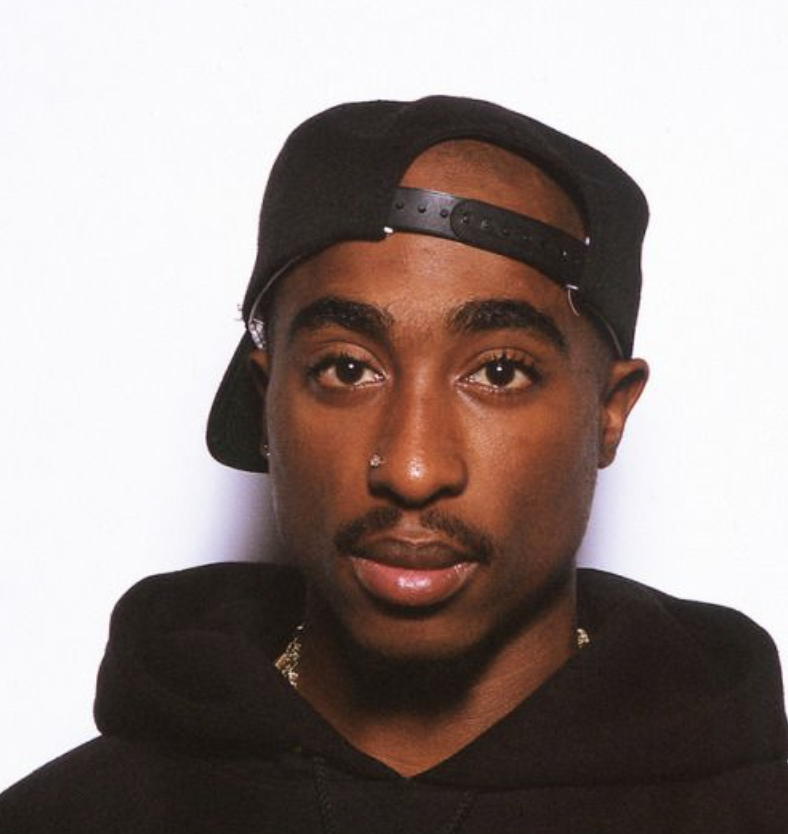
#> input picture artistsPictures/2Pac.png, 788 x 834 px, given in place of YoungThug.png, which was not available
$ python ArtistPictures.py   (older library calls are emulated)
#> lines starting #> are read from the running program, lines starting #| are printed output that depends on the picture; pictures that were not available may be replaced by others from this repository, and a replacement may not be noted
import os
import glob
import csv
import json
from PIL import Image

basewidth = 75
cropwidth = 50

def crop_center(pil_img, crop_width, crop_height):
    img_width, img_height = pil_img.size
    return pil_img.crop(((img_width - crop_width) // 2,
                         (img_height - crop_height) // 2,
                         (img_width + crop_width) // 2,
                         (img_height + crop_height) // 2))

artists = []
with open("rapper_names.csv", 'r') as file:
#> (reads rapper_names.csv from the repository)
    reader = csv.reader(file)
    i = 0
    for row in reader:
        if i > 0:
            artists.append(row[0])
        i += 1

with open("rappers.csv", "w") as file:
    writer = csv.writer(file)
    writer.writerow(["Artists","Pictures"])
    for artist in artists:
        # Resize Images
        img = Image.open(os.getcwd() + "/artistsPictures/" + artist + ".png")
#> img is the input picture: PIL image 788x834 RGBA; mean R, G, B, A 153.4, 140.6, 136.9, 255
        wpercent = (basewidth / float(img.size[0]))
#> wpercent = 0.0952
        hsize = int((float(img.size[1]) * float(wpercent)))
#> hsize = 79
        img = img.resize((basewidth, hsize), Image.ANTIALIAS)
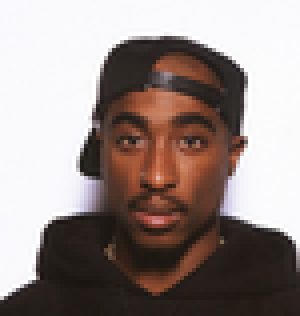
#> img: PIL image 75x79 RGBA (shown 4 times larger); mean R, G, B, A 153.3, 140.5, 136.8, 255
        img = crop_center(img, cropwidth, cropwidth)
#> in crop_center, `return pil_img.crop(((img_width - crop_width) // 2, (img_height - crop..`:
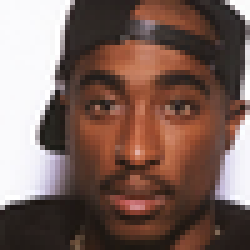
#> returned value: PIL image 50x50 RGBA (shown 5 times larger); mean R, G, B, A 123.3, 98.2, 90.1, 255
        img.save(os.getcwd() + "/artistsPictures/" + artist + "_resized_cropped.png", optimize = True, quality = 1)

        # Write image file names
        # writer.writerow([artist, "/a4-hiphoptalks/artistsPictures/" + artist + "_resized_cropped.png"])
        writer.writerow([artist, "/artistsPictures/" + artist + "_resized_cropped.png"])
#> pass 2 of the loop `for artist in artists:`:
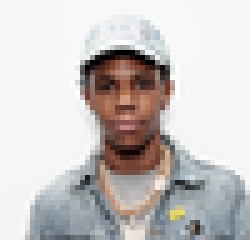
#> input picture artistsPictures/ABoogiewitdaHoodie_resized.png, 50 x 48 px, given in place of MasterP.png, which was not available (shown 5 times larger)
#> img is the input picture: PIL image 50x48 RGBA; mean R, G, B, A 201.9, 197.7, 196.4, 255
#> `img = img.resize((basewidth, hsize), Image.ANTIALIAS)`:
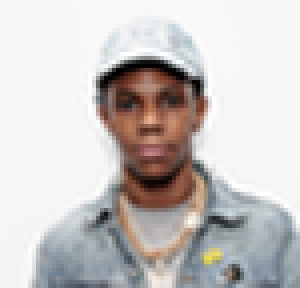
#> img: PIL image 75x72 RGBA (shown 4 times larger); mean R, G, B, A 201.9, 197.7, 196.5, 255
#> in crop_center (call 2), `return pil_img.crop(((img_width - crop_width) // 2, (img_height - crop..`:
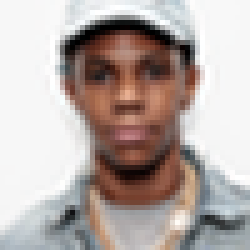
#> returned value: PIL image 50x50 RGBA (shown 5 times larger); mean R, G, B, A 182.7, 171.2, 167.3, 255
#> (the run stopped early here; a loop or call above may not have finished)
